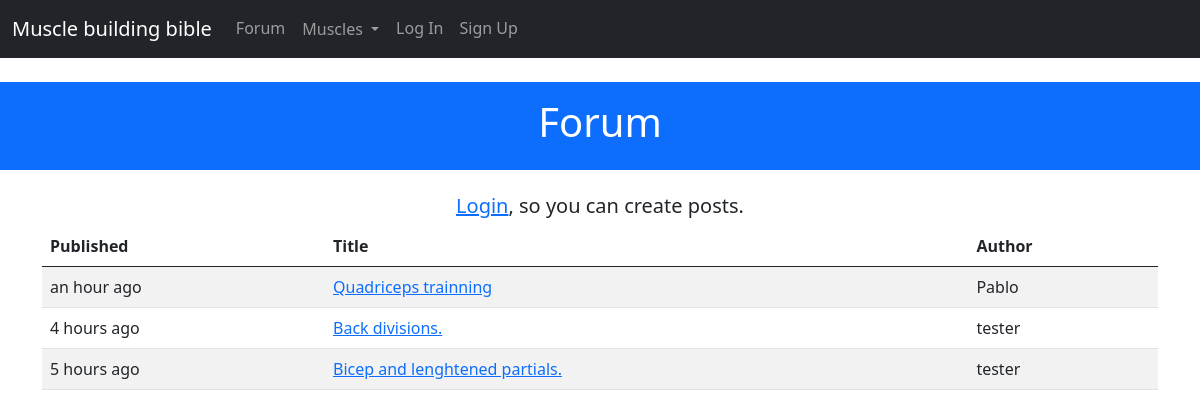
Page /forum on the committed database.
### project/forum/models.py (models this page shows)
class Post(db.Model):
 __tablename__ = 'posts'
 id = db.Column(db.Integer, primary_key=True)
 title = db.Column(db.String(50))
 body = db.Column(db.Text)
 timestamp = db.Column(db.DateTime, index=True, default=datetime.utcnow)
 author_id = db.Column(db.Integer, db.ForeignKey('users.id'))
 comments = db.Relationship('Comment', backref='post', lazy='dynamic')

### project/models.py (models this page shows, shortened)
class User(UserMixin, db.Model):
    __tablename__ = 'users'
    id = db.Column(db.Integer, primary_key=True)
    username = db.Column(db.String(64), unique=True, index=True)
    email = db.Column(db.String(64), unique=True, index=True)
    role_id = db.Column(db.Integer, db.ForeignKey('roles.id'))
    name = db.Column(db.String(64))
    location = db.Column(db.String(64))
    about_me = db.Column(db.Text())
    member_since = db.Column(db.DateTime(), default=datetime.utcnow) # datetime.utcnow is missing the () at the end. This is because the default argument in db.Column() can take a function as a value.
    last_seen = db.Column(db.DateTime(), default=datetime.utcnow)
    password_hash = db.Column(db.String(128))
    posts = db.relationship('Post', backref='author', lazy='dynamic')
    comments = db.relationship('Comment', backref='author', lazy='dynamic')
    def can(self, perm):
        return self.role is not None and self.role.has_permission(perm)
    @property
    def password(self):
        raise AttributeError('password is not a readable attribute')

### project/forum/views.py (the view)
@forum.route('')
def index():
    posts = Post.query.order_by(Post.timestamp.desc()).all()
    return render_template('forum/index.html', posts=posts)

### project/main/__init__.py (called while the page is built)
@main.app_context_processor
def inject_user():
    return dict(user=current_user or None)

@main.app_context_processor
def inject_permissions():
    return dict(Permission=Permission)

@main.app_context_processor
def inject_muscles():
    return dict(muscles=Muscle.query.all())

### project/models.py (called while the page is built)
    def can(self, permissions):
        return False

### project/templates/forum/index.html (shortened to what this page needs)
{% extends 'base.html' %}
{% block header %}Forum{% endblock header %}
{% block content %}
{% if user.can(Permission.WRITE) %}
    <h5 class="text-center">Have something to discuss? <a href="{{ url_for('forum.post_create') }}"> create a post </a></h2>
{% else %}
<h5 class="text-center"><a href="{{ url_for('auth.login') }}">Login</a>, so you can create posts.</h5>
{% endif %}
<table class="table table-striped table-hover">
    <thead>
        <th scope="col">Published</th>
        <th scope="col">Title</th>
        <th scope="col">Author</th>
    </thead>
    <tbody>
        {% for post in posts %}
        <tr scope="row">
            <td>{{ moment(post.timestamp).fromNow() }}</td>
            <td><a href="{{ url_for('forum.post_read', id=post.id) }}">{{post.title}}</a></td>
            <td>{{post.author.username}}</td>
        </tr>
        {% endfor %}
    </tbody>
</table>
{% endblock content %}

### rows in the picture
Post: timestamp "an hour ago", title "Quadriceps trainning", author.username "Pablo"
Post: timestamp "4 hours ago", title "Back divisions.", author.username "tester"
Post: timestamp "5 hours ago", title "Bicep and lenghtened partials.", author.username "tester"
